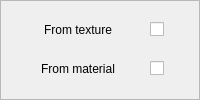
             <widget class="QFrame" name="frame_ColorModes">
              <property name="minimumSize">
               <size>
                <width>0</width>
                <height>100</height>
               </size>
              </property>
              <property name="styleSheet">
               <string notr="true"/>
              </property>
              <property name="frameShape">
               <enum>QFrame::StyledPanel</enum>
              </property>
              <property name="frameShadow">
               <enum>QFrame::Raised</enum>
              </property>
              <layout class="QVBoxLayout" name="verticalLayout_27">
               <item>
                <layout class="QHBoxLayout" name="horizontalLayout_5">
                 <item>
                  <widget class="QLabel" name="lbl_Texture">
                   <property name="sizePolicy">
                    <sizepolicy hsizetype="Expanding" vsizetype="Fixed">
                     <horstretch>0</horstretch>
                     <verstretch>0</verstretch>
                    </sizepolicy>
                   </property>
                   <property name="minimumSize">
                    <size>
                     <width>120</width>
                     <height>30</height>
                    </size>
                   </property>
                   <property name="maximumSize">
                    <size>
                     <width>120</width>
                     <height>16777215</height>
                    </size>
                   </property>
                   <property name="styleSheet">
                    <string notr="true"/>
                   </property>
                   <property name="text">
                    <string>From texture</string>
                   </property>
                   <property name="alignment">
                    <set>Qt::AlignCenter</set>
                   </property>
                  </widget>
                 </item>
                 <item>
                  <widget class="QCheckBox" name="cbx_Texture">
                   <property name="sizePolicy">
                    <sizepolicy hsizetype="Expanding" vsizetype="Fixed">
                     <horstretch>0</horstretch>
                     <verstretch>0</verstretch>
                    </sizepolicy>
                   </property>
                   <property name="minimumSize">
                    <size>
                     <width>31</width>
                     <height>0</height>
                    </size>
                   </property>
                   <property name="maximumSize">
                    <size>
                     <width>31</width>
                     <height>16777215</height>
                    </size>
                   </property>
                   <property name="styleSheet">
                    <string notr="true"/>
                   </property>
                   <property name="text">
                    <string/>
                   </property>
                  </widget>
                 </item>
                </layout>
               </item>
               <item>
                <layout class="QHBoxLayout" name="horizontalLayout_27">
                 <item>
                  <widget class="QLabel" name="lbl_Material">
                   <property name="sizePolicy">
                    <sizepolicy hsizetype="Expanding" vsizetype="Fixed">
                     <horstretch>0</horstretch>
                     <verstretch>0</verstretch>
                    </sizepolicy>
                   </property>
                   <property name="minimumSize">
                    <size>
                     <width>120</width>
                     <height>30</height>
                    </size>
                   </property>
                   <property name="maximumSize">
                    <size>
                     <width>120</width>
                     <height>16777215</height>
                    </size>
                   </property>
                   <property name="styleSheet">
                    <string notr="true"/>
                   </property>
                   <property name="text">
                    <string>From material</string>
                   </property>
                   <property name="alignment">
                    <set>Qt::AlignCenter</set>
                   </property>
                  </widget>
                 </item>
                 <item>
                  <widget class="QCheckBox" name="cbx_Material">
                   <property name="sizePolicy">
                    <sizepolicy hsizetype="Expanding" vsizetype="Fixed">
                     <horstretch>0</horstretch>
                     <verstretch>0</verstretch>
                    </sizepolicy>
                   </property>
                   <property name="minimumSize">
                    <size>
                     <width>31</width>
                     <height>0</height>
                    </size>
                   </property>
                   <property name="maximumSize">
                    <size>
                     <width>31</width>
                     <height>16777215</height>
                    </size>
                   </property>
                   <property name="styleSheet">
                    <string notr="true"/>
                   </property>
                   <property name="text">
                    <string/>
                   </property>
                  </widget>
                 </item>
                </layout>
               </item>
              </layout>
             </widget>
